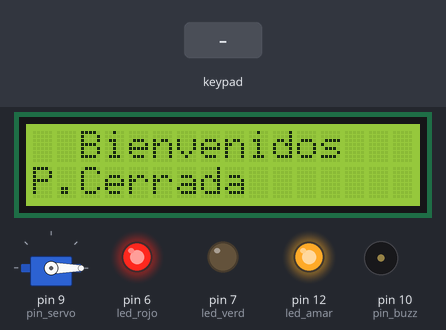
Recording of a sketch running on a simulated Arduino Uno, built with avr-gcc and run on an emulated ATmega328P. On the bench: servo, 16×2 character LCD, output pins drawn as LEDs (lit = HIGH), buzzer (waves = sounding, pin HIGH). The inputs (shaded band) are chosen by the test bench. What the sketch prints to the serial monitor is not drawn.

Above: at 1.2 s.
1.3 s: keypad keys 1 2 3 4 # pressed 0.4 s apart
At 3.5 s:
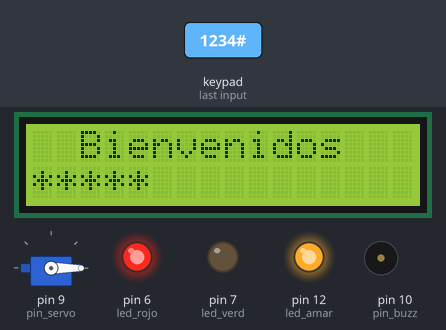
4.8 s: key 'A' pressed
At 6.0 s:
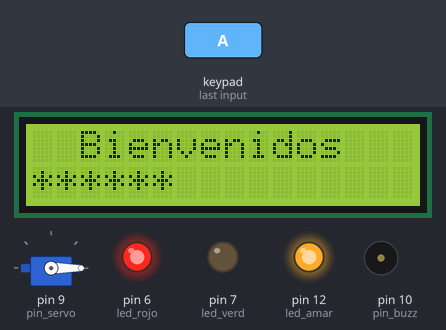
6.3 s: keypad keys 1 2 3 4 * pressed 0.4 s apart
At 8.3 s:
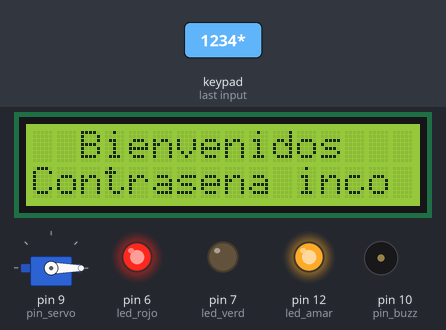
9.8 s: key 'B' pressed
At 10.8 s:
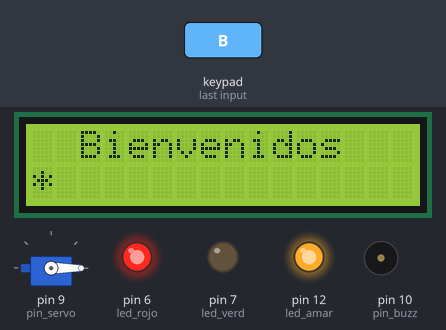
11.5 s: key '1' pressed
At 12.5 s:
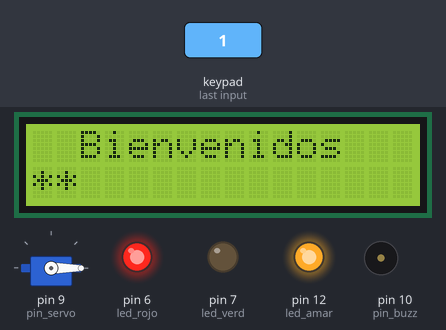
13.0 s: key '2' pressed
At 13.7 s:
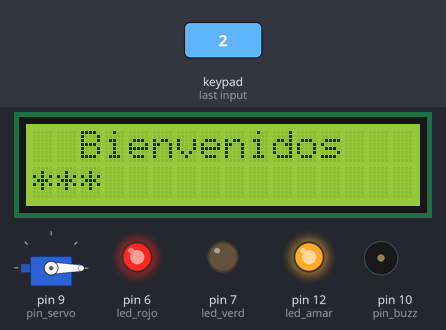
Timing chart, 0 to 15.5 s (numbered marks = the images above; inputs shaded):
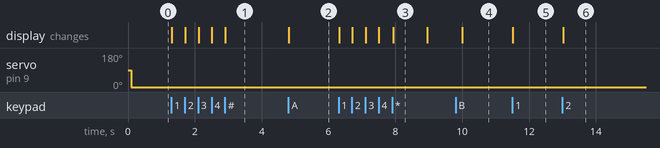

Measured:
- after the input at 1.3 s, the display: first changes at once (image 1 shows a later state)
- after the input at 4.8 s, the display: changes at once (image 2)
- after the input at 6.3 s, the display: first changes at once (image 3 shows a later state)
- after the input at 9.8 s, the display: changes after 0.20 s (image 4)
- after the input at 11.5 s, the display: changes at once (image 5)
- after the input at 13.0 s, the display: changes at once (image 6)
- what the display in image 3 shows lasts 1.1 s, from 7.9 s to 9.0 s

The sketch:

LCD_Parte_2.ino
```cpp
/*
   Fundacion Kinal
   Centro educativo tecnico laboral Kinal
   Quinto perito
   Quinto electronica
   Codigo Tecnico: EB5AM / EB5AV
   Curso: Taller de electronica digital y reparacion de computadoras I
   Proyecto: Practica 6
   Dev: Hugo Alexander Reyes Veliz
   Fecha: 16 de mayo
   link de la simulacion:
*/


//Librerias a utilizar
#include <Wire.h>               //Liberias para usar el protocolo i2c
#include <LiquidCrystal_I2C.h>  //Libreria que controla la LCD por medio de I2C
#include <Servo.h>              //Libreria que me permite usar el servomotor
#include <Keypad.h>             //Libreria que me permite usar el teclado matricial


//Directivas de preprocesador para la LCD
#define direccion_lcd 0x20     //Sla_add pantalla LCD
#define filas 2                //Cantidad de filas que posee la pantalla LCD
#define columnas 16            //Cantidad de columnas que posee la pantalla LCD

//Directicas de proceprocesador para el teclado matricial
#define filas_teclado 4        //cantidad de filas que posee el teclado matricial.
#define columnas_teclado 4     //cantidad de columnas que posee el teclado matricial.
#define f1_teclado A0          //pinA0 conectado a la fila 1
#define f2_teclado A1          //pinA1 conectado a la fila 2
#define f3_teclado A2          //pinA2 conectado a la fila 3
#define f4_teclado A3          //pinA3 conectado a la fila 4
#define c1_teclado 2           //pin2 conectado a la columna 1
#define c2_teclado 3           //pin3 conectado a la columna 2
#define c3_teclado 4           //pin4 conectado a la columna 3
#define c4_teclado 5           //pin5 conectado a la columna 4

//Directicas de proceprocesador para el servomotor, leds y buzzer
#define pin_servo 9            //pin9 conectado al servomotor
#define pin_buzz  10           //pin10 conectado al servomotor
#define led_rojo  6            //pin6 conectado al led rojo
#define led_amar  12           //pin12 conectado al led amarillo
#define led_verd  7            //pin7 conectado al led verde
#define ON(pin)     digitalWrite(pin, HIGH);
#define OFF(pin)    digitalWrite(pin, LOW);


//Variables para el uso del teclado
char keys[filas_teclado][columnas_teclado] = {
  {'1','2','3','A'},
  {'4','5','6','B'},
  {'7','8','9','C'},
  {'*','0','#','D'}
};

byte pines_filas[filas_teclado] = {f1_teclado,f2_teclado,f3_teclado,f4_teclado};
byte pines_columnas[columnas_teclado] = {c1_teclado,c2_teclado,c3_teclado,c4_teclado};


//Variables para el uso del servomotor
const int lock_pos = 0;             //posicion de 0 grados para indicar que la puerta se encuentra cerrada
const int unlock_pos = 90;          //posicion de 90 grados para indicar que la puerta se encuentra abierta


//Variables donde almacenare las contraseñas
String contrasenaCerradura = "20210139*";   //Variable donde almaceno la contraseña definida por el sistema
String info_recibida = "";                //Variable donde voy a ir guardando los caracteres que ingreso por medio del teclado

//variables auxiliares
byte pos_lcd = 0;      //posición del cursor


//Constructor
LiquidCrystal_I2C lcdCerradura(direccion_lcd, columnas, filas);   //LCD con direccion 0x20 y tamanio 16x2
Servo ServoCerradura;                                             //Servomotor controlado por medio del PWM en el pin9
Keypad tecladoCerradura = Keypad( makeKeymap(keys), pines_filas, pines_columnas, filas_teclado,columnas_teclado);   //teclado matricial 4x4 conectado al arduino por diversos pines


//Funciones
//Funcion utiliza para configurar pines de entrada y salida
void config_outputs(void);

//Funcion que realiza las configuraciones de la interfaz hombre - maquina
void config_HMI(void);

void setup()
{
  Serial.begin(9600);             //Inicio la comunicacion serial
  Serial.println("Practica 6");   //Envio el mensaje al monitor serie
  config_outputs();               //Realizo las configuraciones de los pines de salida
  config_HMI();                   //configuro e inicializo la pantalla LCD y el servomotor
  ON(led_amar);                   //enciendo el led amarillo
  ON(led_rojo);                   //enciendo el led rojo
  OFF(led_verd);                  //enciendo el led verde}
  ServoCerradura.write(0);

}


void loop()
{
  //Obtengo el valor de la tecla presionada
  char key= tecladoCerradura.getKey();

  if(key)
  {

    info_recibida = info_recibida + key;
    Serial.println(key);
    lcdCerradura.setCursor(pos_lcd,1);
    lcdCerradura.print("*         ");
    pos_lcd++;
    if(key == '*')
    {
      lcdCerradura.setCursor(0,1);
      lcdCerradura.print("               ");
      Serial.println(info_recibida);
      if(info_recibida == contrasenaCerradura)
      {
        lcdCerradura.setCursor(0,1);
        lcdCerradura.print("Contrasena correcta");
        ServoCerradura.write(90);
        delay(1000);
        ServoCerradura.write(0);
        lcdCerradura.setCursor(0,1);
        lcdCerradura.print("P.Abierta          ");
        ON(led_verd);
        OFF(led_rojo);
        Serial.println("Contraseña correcta");
      }
      else
      {
        lcdCerradura.setCursor(0,1);
        lcdCerradura.print("Contrasena inco");
        delay(1000);
        lcdCerradura.setCursor(0,1);
        lcdCerradura.print("P.Cerrada      ");
        OFF(led_verd);
        ON(led_rojo);
        Serial.println("Contraseña incorrecta");
        ServoCerradura.write(0);
      }
      info_recibida = "";     //limpio el string
      delay(1000);
      lcdCerradura.setCursor(0,1);
      lcdCerradura.print("P.Cerrada      ");
      pos_lcd = 0;
      ON(led_rojo);
      OFF(led_verd);
      ServoCerradura.write(0);
    }
  }

}


void config_outputs(void)
{
  pinMode(pin_servo, OUTPUT);
  pinMode(pin_buzz, OUTPUT);
  pinMode(led_amar, OUTPUT);
  pinMode(led_rojo, OUTPUT);
  pinMode(led_verd, OUTPUT);
}

void config_HMI(void)
{
  ServoCerradura.attach(pin_servo);
  lcdCerradura.init();
  lcdCerradura.backlight();
  lcdCerradura.setCursor(2,0);
  lcdCerradura.print("Bienvenidos");
  lcdCerradura.setCursor(0,1);
  lcdCerradura.print("P.Cerrada      ");
}
```
